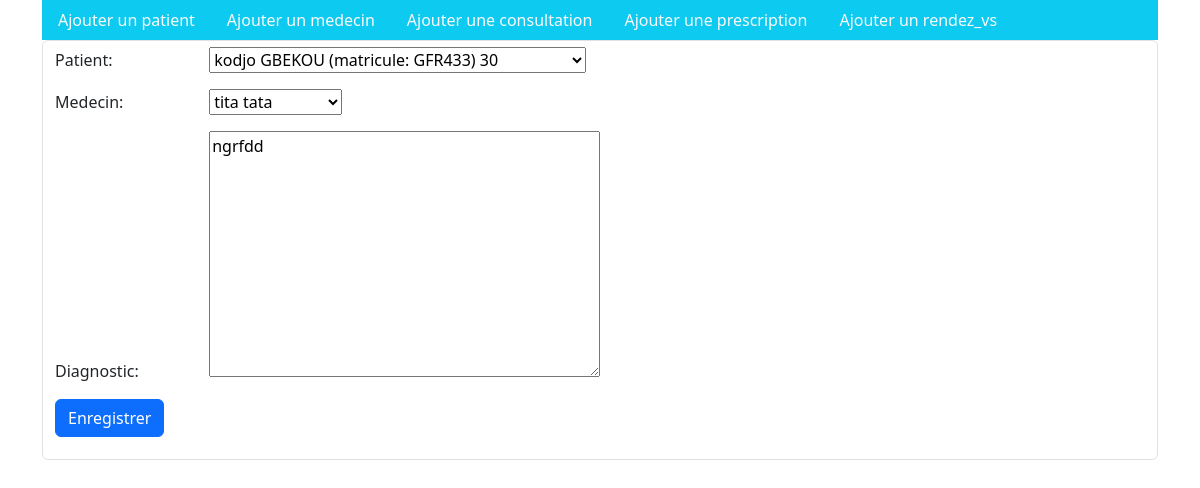
The page /consultation/modifier/4/ on the database its author committed.
### mon_app/models.py (models this page shows)
class Consultation(models.Model):
      date = models.DateField(auto_now_add=True)
      heure = models.TimeField(auto_now_add=True)
      diagnostic = models.TextField()
      patient = models.ForeignKey(Patient, on_delete=models.CASCADE)
      medecin = models.ForeignKey(Medecin, on_delete=models.CASCADE)

### mon_app/views.py (the view)
# urls.py: path('consultation/modifier/<int:consultation_id>/', views.modifier_consultation, name='modifier_consultation'),
def modifier_consultation(request, consultation_id):
    consultation = get_object_or_404(Consultation, pk=consultation_id)
    if request.method == 'POST':
        form = ConsultationForm(request.POST, instance=consultation)
        if form.is_valid():
            form.save()
            return redirect('consultation_list')
    else:
        form = ConsultationForm(instance=consultation)
    return render(request, 'consultations/consultation_modifier.html', {'form': form})

### mon_app/form.py
class ConsultationForm(forms.ModelForm):
    class Meta:
        model = Consultation
        fields = ('patient','medecin','diagnostic')

### mon_app/models.py (called while the page is built)
    def __str__(self):
        return f"{self.first_name} {self.last_name}"

    def __str__(self):
        return f"{self.last_name} {self.first_name} (matricule: {self.matricule}) {self.age}"

### mon_app/templates/consultations/consultation_modifier.html (shortened to what this page needs)
{% extends 'menu.html' %}
{% block content %}
<form method="post" class="form-control">
    <div class="mb-3">
        {{ form.as_p }}
        <button type="submit" class="btn btn-primary">Enregistrer</button>
    </div>
</form>
{% endblock content %}

### mon_app/static/style.css (style rules this page uses)
p label { width: 150px; }

### rows shown on the page
Consultation: patient "kodjo GBEKOU (matricule: GFR433) 30", medecin "tita tata", diagnostic "ngrfdd"
